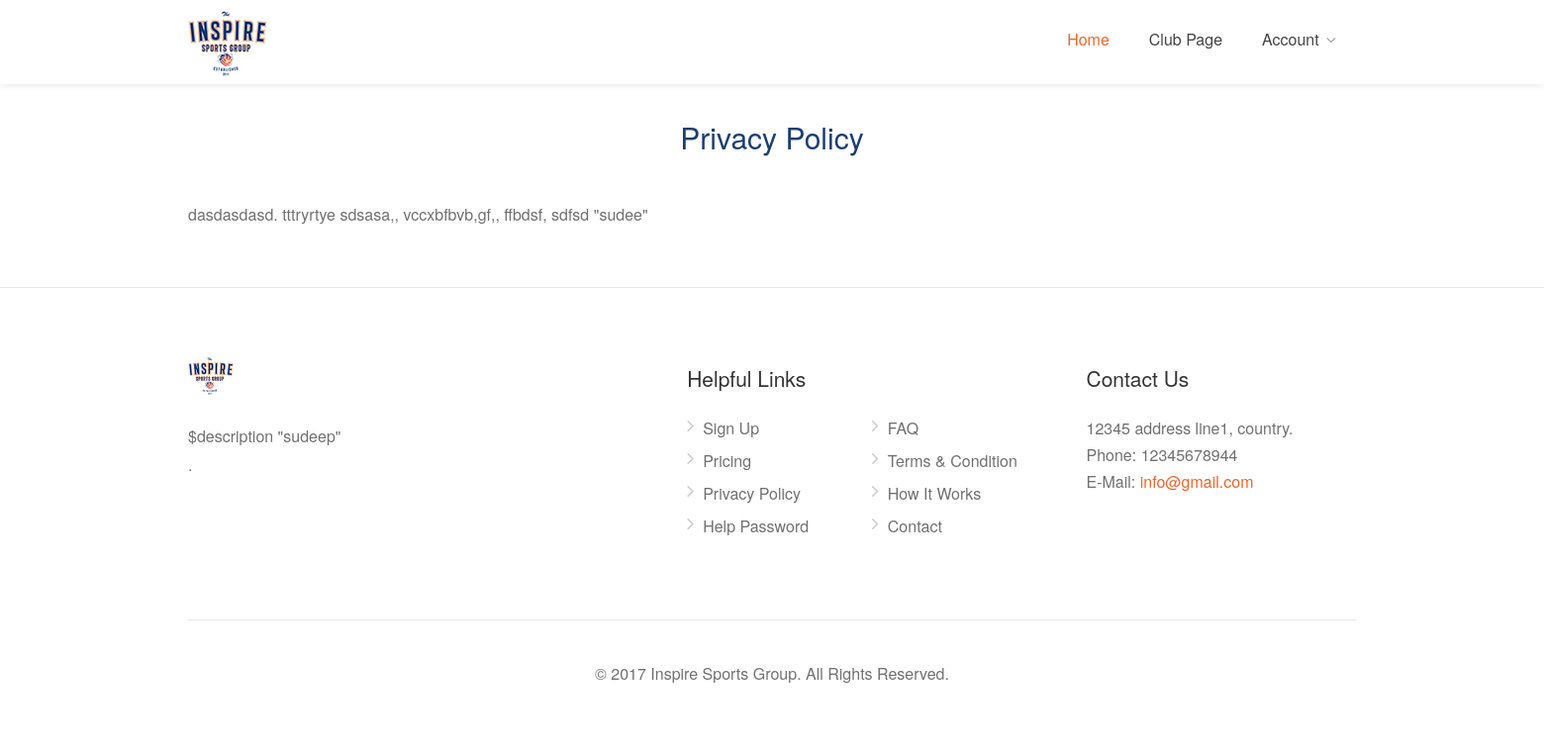
Before: /index.php/netball/privacy with the older database file.
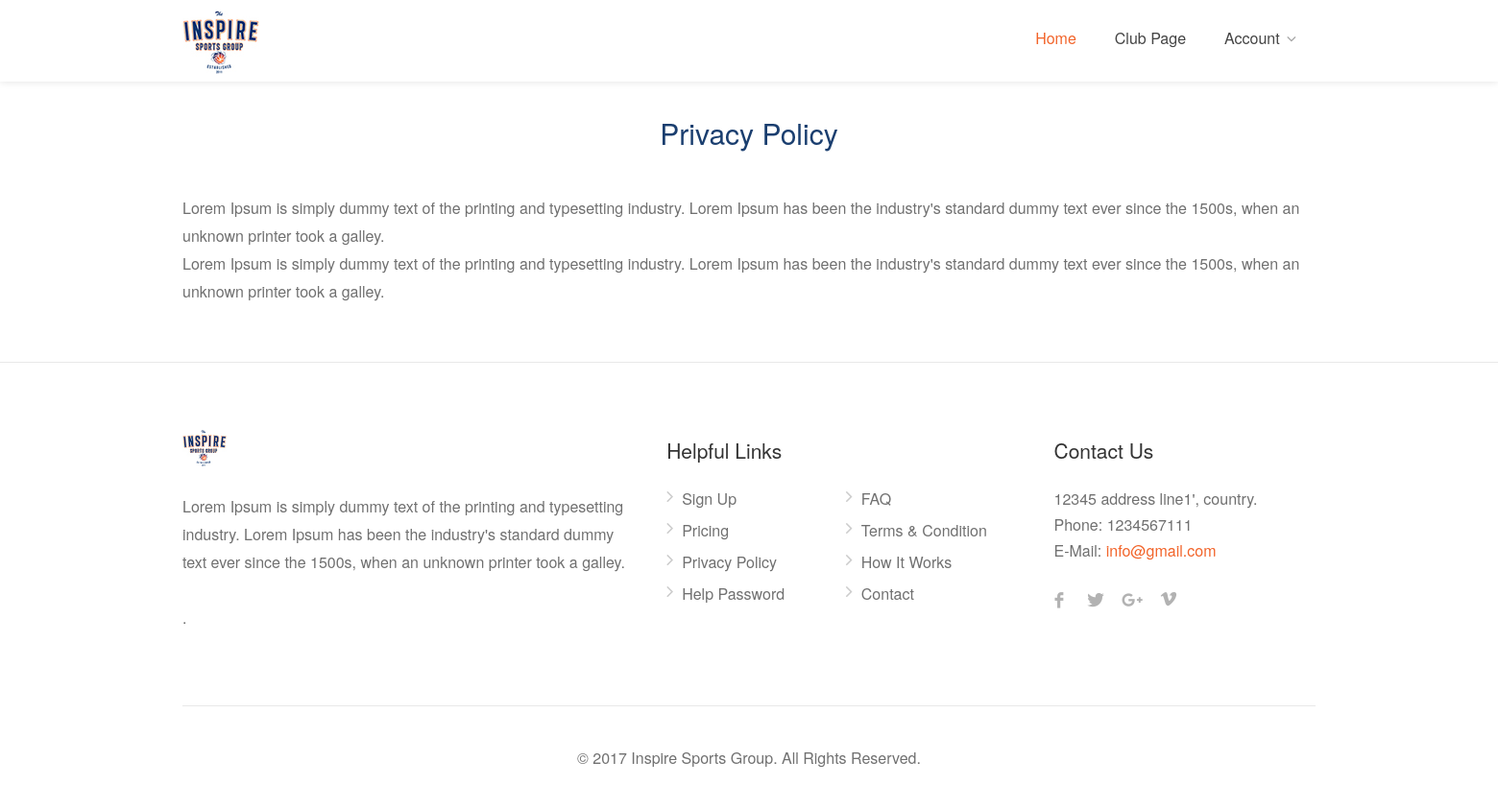
After: the same page with the newer database file.
### tables this page shows
CREATE TABLE IF NOT EXISTS `tbl_privacy_policy` (
  `privacy_policy_id` int(11) NOT NULL AUTO_INCREMENT,
  `description` longtext NOT NULL,
  PRIMARY KEY (`privacy_policy_id`)
);

CREATE TABLE IF NOT EXISTS `tbl_about_us` (
  `about_id` int(11) NOT NULL AUTO_INCREMENT,
  `description` longtext NOT NULL,
  PRIMARY KEY (`about_id`)
);

CREATE TABLE IF NOT EXISTS `tbl_contact_us` (
  `contact_us_id` int(11) NOT NULL AUTO_INCREMENT,
  `email` varchar(255) NOT NULL,
  `phone` varchar(255) NOT NULL,
  `address` longtext NOT NULL,
  PRIMARY KEY (`contact_us_id`)
);

### application/views/content_handler.php (called while the page is built)
<?php include('header.php');?>
<?php include('navbar.php');?>
<?php include('content.php');?>
<?php include('footer.php');?>

### application/controllers/Netball.php (called while the page is built, shortened)
<?php
class Netball extends CI_Controller {
    public function __construct()
    {
        $this->load->library(array('session'));
        $this->load->model('Netballmodel');
    }
    public function privacy()
    {
        $data['pageName'] = "PRIVACY";
        $data['aboutusinfo'] = $this->Netballmodel->getaboutusinfo();
        $data['contactusinfo'] = $this->Netballmodel->getcontactusinfo();
        $data['privacyinfo'] = $this->Netballmodel->getprivacyinfo();
        $data['sociallinkdatalist'] = $this->Netballmodel->getsociallinkdatalist();
        $this->load->view("content_handler", $data);
    }
}

### index.php (called while the page is built, shortened)
<?php
require_once BASEPATH.'core/CodeIgniter.php';

### application/models/Netballmodel.php (called while the page is built, shortened)
<?php
Class Netballmodel extends CI_Model
{
     public function getaboutusinfo()
    {
        $this->db->select('*');
        $this->db->from('tbl_about_us');
        return $this->db->get()->row();
    }
     public function getcontactusinfo()
    {
        $this->db->select('*');
        $this->db->from('tbl_contact_us');
        return $this->db->get()->row();
    }
     public function getprivacyinfo()
    {
        $this->db->select('*');
        $this->db->from('tbl_privacy_policy');
        return $this->db->get()->row();
    }
     public function getsociallinkdatalist()
    {
        $this->db->select('*');
        $this->db->from('tbl_social_link');
        $this->db->where('status',1);
        return $this->db->get()->result();
    }
}

### application/views/contents/privacy.php (the view)
<div class="container">
	<h3 class="headline centered margin-bottom-45 padding-top-35">Privacy Policy</h3>
	<div class="row">
		<div class="col-sm-12 col-md-12 col-lg-12">
			<p style="margin-bottom:5%">
				<?php if (!empty($privacyinfo->description)) echo $privacyinfo->description; ?>
			</p>
		</div>
	</div>
</div>

### application/views/footer.php (shortened to what this page needs)
<link rel="stylesheet" href="https://cdnjs.cloudflare.com/ajax/libs/font-awesome/4.7.0/css/font-awesome.min.css">
  <div id="footer">
    <div class="container">
      <div class="row">
        <div class="col-md-5 col-sm-6">
          <img class="footer-logo" src="<?php echo base_url('assets/images/logoinspire.jpg');?>" alt=""> <br>
          <br>
          <p><?php if (!empty($aboutusinfo->description)) echo $aboutusinfo->description; ?>.</p>
        </div>
        <div class="col-md-4 col-sm-6 ">
          <h4>Helpful Links</h4>
          <ul class="footer-links">
            <li><a href="<?php echo site_url('netball/registerAccType');?>">Sign Up</a></li>
            <li><a href="<?php echo site_url('netball/pricing');?>">Pricing</a></li>
            <li><a href="<?php echo site_url('netball/privacy');?>">Privacy Policy</a></li>
            <li><a href="<?php echo site_url('netball/help_password');?>">Help Password</a></li>
          </ul>
          <ul class="footer-links">
            <li><a href="<?php echo site_url('netball/faq');?>">FAQ</a></li>
            <li><a href="<?php echo site_url('netball/terms_condition');?>">Terms & Condition</a></li>
            <li><a href="<?php echo site_url('netball/working');?>">How It Works</a></li>
            <li><a href="<?php echo site_url('netball/contact');?>">Contact</a></li>
          </ul>
          <div class="clearfix"></div>
        </div>
        <div class="col-md-3  col-sm-12">
          <h4>Contact Us</h4>
          <div class="text-widget"> <span><?php if (!empty($contactusinfo->address)) echo $contactusinfo->address; ?></span> <br>
            Phone: <span><?php if (!empty($contactusinfo->phone)) echo $contactusinfo->phone; ?></span><br>
            E-Mail:<span> <a href="#"><?php if (!empty($contactusinfo->email)) echo $contactusinfo->email; ?></a> </span><br>
          </div>
          <ul class="social-icons margin-top-20">
             <?php
              $fade = "";
              $service = "";
              $index = 0;
              foreach ($sociallinkdatalist as $sociallinkdata) {
                if($index == 0) {
                  $service = "facebook";
                  $fade = "icon-facebook";
                }
                else if($index == 1) {
                  $service = "twitter";
                  $fade = "icon-twitter";
                }
                else if($index == 2) {
                  $service = "gplus";
                  $fade = "icon-gplus";
                }
                else if($index == 3) {
                  $service = "vimeo";
                  $fade = "icon-vimeo";
                }
                 else if($index == 4) {
                 break;
                }
              ?>
                <li><a class="<?php echo $service; ?>" href="<?php if (!empty($sociallinkdata->link)) echo $sociallinkdata->link; ?>" target="new"><i class="<?php echo $fade; ?>"></i></a></li>
            <?php $index++; } ?>
          </ul>
        </div>
      </div>
      <div class="row">
        <div class="col-md-12">
          <div class="copyrights">© 2017 Inspire Sports Group. All Rights Reserved.</div>
        </div>
      </div>
    </div>
  </div>
<link href="<?php echo base_url('assets/css/plugins/datedropper.css');?>" rel="stylesheet" type="text/css">
</body>
</html>

Changed rows visible on the page:
changed tbl_privacy_policy: description "dasdasdasd. tttryrtye sdsasa,, vccxbfbvb,gf,, ffbdsf, sdfsd \"sudee\"" → "Lorem Ipsum is simply dummy text of the printing and typesetting industry. Lorem Ipsum has been the industry's standard dummy text ever since the 1500s, when an unknown printer took a galley. Lorem Ipsum is simply dummy text of the printing and typesetting industry. Lorem Ipsum has been the industry's standard dummy text ever since the 1500s, when an unknown printer took a galley."
changed tbl_about_us: description "$description \"sudeep\"" → "Lorem Ipsum is simply dummy text of the printing and typesetting industry. Lorem Ipsum has been the industry's standard dummy text ever since the 1500s, when an unknown printer took a galley."
changed tbl_contact_us "info@gmail.com": address "12345 address line1, country." → "12345 address line1', country."; phone "12345678944" → "1234567111"
